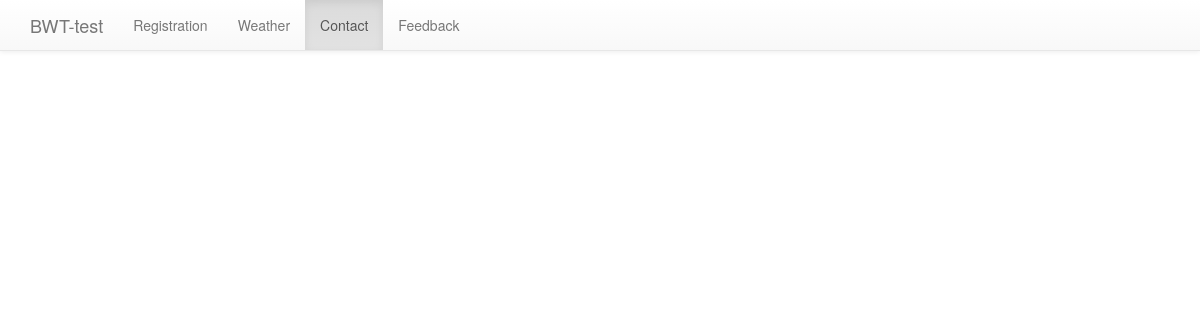
Page /feedback/show on the earlier database version.
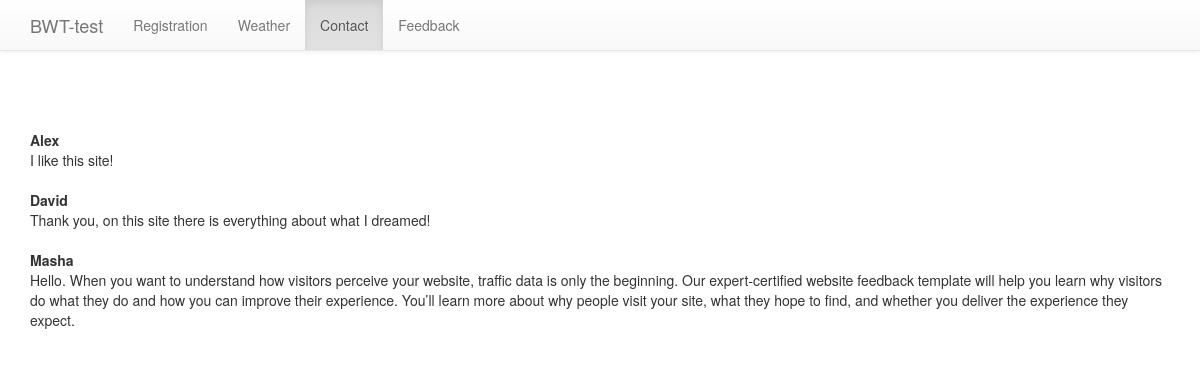
Same page on the later database version.
### tables this page shows
CREATE TABLE IF NOT EXISTS `messages` (
  `id` int(8) unsigned NOT NULL AUTO_INCREMENT,
  `name` varchar(100) NOT NULL,
  `email` varchar(100) NOT NULL,
  `message` text,
  PRIMARY KEY (`id`)
);

### application/core/view.php (called while the page is built, shortened)
<?php
class View
{
	public function render($viewFile, $data=null)
	{
		$this->path = 'application/views/'.$viewFile.'.php' ;
		include $this->path;
	}
}

### application/controllers/feedback_controller.php (called while the page is built, shortened)
<?php
class FeedbackController extends Controller
{
	public function __construct()
	{
		$this->model = new ContactModel();
	}
	public function show()
	{
		$data = $this->model->show_feedback();
		$this->view->render('feedback_view', $data);
	}
}

### application/core/loader.php (called while the page is built, shortened)
<?php
require_once 'view.php';
require_once 'dbclass.php';
require_once 'route.php';
try {
    Router::execute();
} catch (Exception $e) {
    echo 'Thrown exception: ',  $e->getMessage(), "\n";
}

### index.php (called while the page is built, shortened)
<?php
require_once 'application/core/loader.php';

### application/core/dbclass.php (called while the page is built, shortened)
<?php
class DB
{
	protected $connect;
	public function __construct($host, $user, $password, $dbname)
	{
		$this->connect = new mysqli($host, $user, $password, $dbname);
	}
	public function query_sel($sql)
	{
		$res = $this->connect->query($sql);
		$data = array();
		while($row = mysqli_fetch_assoc($res)) {
			$data[] = $row;
		}
		return $data ;
	}
}

### application/models/contact_model.php (called while the page is built, shortened)
<?php
class ContactModel extends Model
{
    public function show_feedback()
	{
		$sql = "SELECT * FROM messages";
        $data = $this->db->query_sel($sql);
		return $data;
	}
}
?>

### application/views/feedback_view.php (the view, shortened to what this page needs)
<!DOCTYPE html>
<html lang="en">
  <head>
    <link href="/assets/css/bootstrap.min.css" rel="stylesheet" type="text/css" />
	<link href="/assets/css/bootstrap-theme.min.css" rel="stylesheet" type="text/css" />
    <link href='/styles/style.css' rel='stylesheet' type='text/css' />
  </head>
  <body>
		<nav class="navbar navbar-default navbar-fixed-top">
		  <div class="container">
			<div class="navbar-header">
			  <a class="navbar-brand" href="#">BWT-test</a>
			</div>
			<div id="navbar" class="collapse navbar-collapse">
			  <ul class="nav navbar-nav">
				<li><a href="/registrat/form">Registration</a></li>
				<li><a href="/weather/show">Weather</a></li>
				<li class="active"><a href="/contact/form">Contact</a></li>
				<li><a href="/feedback/show">Feedback</a></li>
			  </ul>
			</div>
		  </div>
		</nav>
		<div class="container">
		<div class="starter-template">
		<?php foreach($data as $dat){ ?>
		<div><strong> <?=$dat['name'];?></strong></div>
		<div> <?=$dat['message'];?></div>
		<br/>
		<?php } ?>
		</div>
  </body>
</html>

### application/core/route.php (shortened to what this page needs)
<?php
class Router
{
	static function execute()
	{
		$controller = Config::get('default_controller');
		$action = Config::get('default_action');
		$parts_url = explode('/', trim($_SERVER['REQUEST_URI'], '/'));
		if (! empty($parts_url[0])) {
			$controller = $parts_url[0];
		}
		if (! empty($parts_url[1])) {
			$action = $parts_url[1];
		}
		$controller_name = $controller.'Controller';
		$controller = new $controller_name();
		if(method_exists($controller, $action)) {
			$controller->$action();
		} else 	{
			throw new Exception('Action "'.$action.'" of controller "'.$controller_name.'" does not exist.' );
		}
	}
}

### styles/style.css (style rules this page uses)
.starter-template , .container { //text-align:center; }
body { padding-top: 80px; //text-align:center; }
.starter-template { margin-top:50px; }

Differences in the rows shown:
added messages: name "Alex", message "I like this site!"
added messages: name "David", message "Thank you, on this site there is everything about what I dreamed!"
added messages: name "Masha", message "Hello. When you want to understand how visitors perceive your website, traffic data is only the beginning. Our expert-certified website feedback template will help you learn why visitors do what they do and how you can improve their experience. You’ll learn more about why people visit your site, what they hope to find, and whether you deliver the experience they expect."
